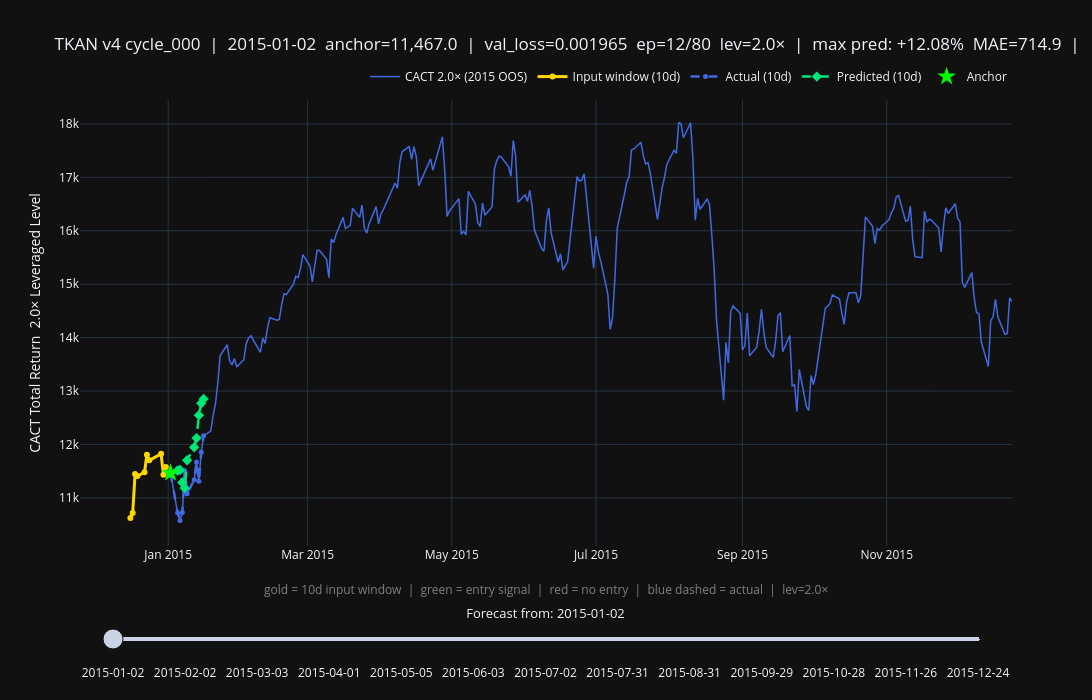

Notebook code for this chart:
### Markdown cell above
## 7. Interactive Chart — cycle_000 OOS + 10-day Input Window Highlight

**Colors:**
- **Yellow** — 10-day input window (the bars the model "sees" before forecasting)
- **★ Lime star** — anchor (today's close, basis for ratios)
- **Green** — predicted 10-day price path (signal: model expects +1.5% hit)
- **Red** — predicted 10-day path (no signal)
- **Blue dashed** — actual realized 10-day path

### Code cell
PRED_STEP = 3   # slider jumps every N days

# Use leveraged series for display — matches the target series used during training
all_close   = df['close_lev']
oos_common  = pred_df.index.intersection(all_close.index)
pred_df_oos = pred_df.loc[oos_common]

n_days = len(TARGET_COLS)

def _build_step(date):
    d_idx  = all_dates.get_loc(date)
    c0     = float(all_close.iloc[d_idx])          # anchor (leveraged close)
    ratios = pred_df_oos.loc[date].values           # d1..d10

    # 10-day input window = the 10 days before anchor
    win_start = max(0, d_idx - WINDOW_SIZE)
    win_x = list(all_dates[win_start : d_idx])
    win_y = [float(all_close.iloc[j]) for j in range(win_start, d_idx)]

    pred_x = [date]; pred_y = [c0]
    act_x  = [date]; act_y  = [c0]
    hover  = [f"<b>Day 0 (anchor)</b> {date.strftime('%Y-%m-%d')}<br>CACT {LEVERAGE_FACTOR}×: {c0:,.1f}"]
    errors = []
    for k in range(n_days):
        fi = d_idx + k + 1
        if fi >= len(all_dates): break
        fd    = all_dates[fi]
        p_eur = c0 * ratios[k]
        a_eur = float(all_close.iloc[fi])
        errors.append(abs(p_eur - a_eur))
        pred_x.append(fd); pred_y.append(p_eur)
        act_x.append(fd);  act_y.append(a_eur)
        hover.append(f"<b>t+{k+1}</b> {fd.strftime('%Y-%m-%d')}<br>"
                     f"Pred: {p_eur:,.1f} ({(ratios[k]-1)*100:+.2f}%)<br>"
                     f"Actual: {a_eur:,.1f}<br>Err: {p_eur-a_eur:+.1f}")

    max_ratio = float(pred_df_oos.loc[date].max())
    signal_on = max_ratio >= ENTRY_THRESHOLD
    mae       = float(np.mean(errors)) if errors else 0.0
    return dict(date=date, c0=c0, win_x=win_x, win_y=win_y,
                pred_x=pred_x, pred_y=pred_y,
                act_x=act_x,  act_y=act_y, hover=hover,
                max_ratio=max_ratio, signal_on=signal_on, mae=mae)

def _title(d):
    sig = '▲ ENTRY SIGNAL' if d['signal_on'] else '— no entry'
    return (f"TKAN v4 cycle_000  |  {d['date'].strftime('%Y-%m-%d')}  anchor={d['c0']:,.1f}  "
            f"|  val_loss={best_val:.6f}  ep={best_ep}/{stopped_at}  lev={LEVERAGE_FACTOR}×  "
            f"|  max pred: {(d['max_ratio']-1)*100:+.2f}%  MAE={d['mae']:.1f}  |  {sig}")

slider_idx = list(range(0, len(oos_common), PRED_STEP))
if slider_idx[-1] != len(oos_common) - 1:
    slider_idx.append(len(oos_common) - 1)

# ── Build figure ──────────────────────────────────────────────────────────
fig = go.Figure()

# Trace 0: full leveraged CACT history (2015 OOS)
oos_hist = all_close.loc[oos_dates[0] : oos_dates[-1]]
fig.add_trace(go.Scatter(
    x=oos_hist.index, y=oos_hist.values,
    mode='lines', name=f'CACT {LEVERAGE_FACTOR}× (2015 OOS)',
    line=dict(color='royalblue', width=1.5)))

# Pre-build first step
first = _build_step(oos_common[slider_idx[0]])

# Trace 1: 10-day input window (yellow)
fig.add_trace(go.Scatter(
    x=first['win_x'], y=first['win_y'],
    mode='lines+markers', name='Input window (10d)',
    line=dict(color='#FFD700', width=3),
    marker=dict(size=6, color='#FFD700', symbol='circle')))

# Trace 2: actual 10-day path
fig.add_trace(go.Scatter(
    x=first['act_x'], y=first['act_y'],
    mode='lines+markers', name='Actual (10d)',
    line=dict(color='royalblue', width=2.5, dash='dash'),
    marker=dict(size=5, color='royalblue')))

# Trace 3: predicted 10-day path
sc0 = '#00e676' if first['signal_on'] else '#ff1744'
fig.add_trace(go.Scatter(
    x=first['pred_x'], y=first['pred_y'],
    mode='lines+markers', name='Predicted (10d)',
    line=dict(color=sc0, width=2.5, dash='dash'),
    marker=dict(size=8, symbol='diamond', color=sc0),
    text=first['hover'], hoverinfo='text'))

# Trace 4: anchor star
fig.add_trace(go.Scatter(
    x=[first['date']], y=[first['c0']],
    mode='markers', name='Anchor',
    marker=dict(size=14, color='lime', symbol='star'),
    text=[first['hover'][0]], hoverinfo='text'))

# ── Slider ────────────────────────────────────────────────────────────────
steps = []
for si in slider_idx:
    d  = _build_step(oos_common[si])
    sc = '#00e676' if d['signal_on'] else '#ff1744'
    steps.append(dict(
        method='update',
        label=d['date'].strftime('%Y-%m-%d'),
        args=[
            {'x': [oos_hist.index, d['win_x'], d['act_x'], d['pred_x'], [d['date']]],
             'y': [oos_hist.values, d['win_y'], d['act_y'], d['pred_y'], [d['c0']]],
             'text': [None, None, None, d['hover'], [d['hover'][0]]],
             'line.color': ['royalblue', '#FFD700', 'royalblue', sc, None],
             'marker.color': ['royalblue', '#FFD700', 'royalblue', sc, 'lime']},
            {'title.text': _title(d)},
            [0, 1, 2, 3, 4],
        ]))

fig.update_layout(
    title=_title(first),
    height=700, width=1400,
    template='plotly_dark',
    hovermode='x unified',
    yaxis_title=f'CACT Total Return  {LEVERAGE_FACTOR}× Leveraged Level',
    legend=dict(orientation='h', yanchor='bottom', y=1.02, xanchor='right', x=1),
    margin=dict(b=140),
    annotations=[dict(
        text=f'gold = 10d input window  |  green = entry signal  |  red = no entry  |  blue dashed = actual  |  lev={LEVERAGE_FACTOR}×',
        xref='paper', yref='paper', x=0.5, y=-0.12,
        showarrow=False, font=dict(size=12, color='gray'))],
    sliders=[dict(
        active=0,
        currentvalue=dict(prefix='Forecast from: ', font=dict(size=13), visible=True, xanchor='center'),
        pad=dict(t=55, b=10),
        steps=steps, len=0.95, x=0.025)],
)

fig.show()
